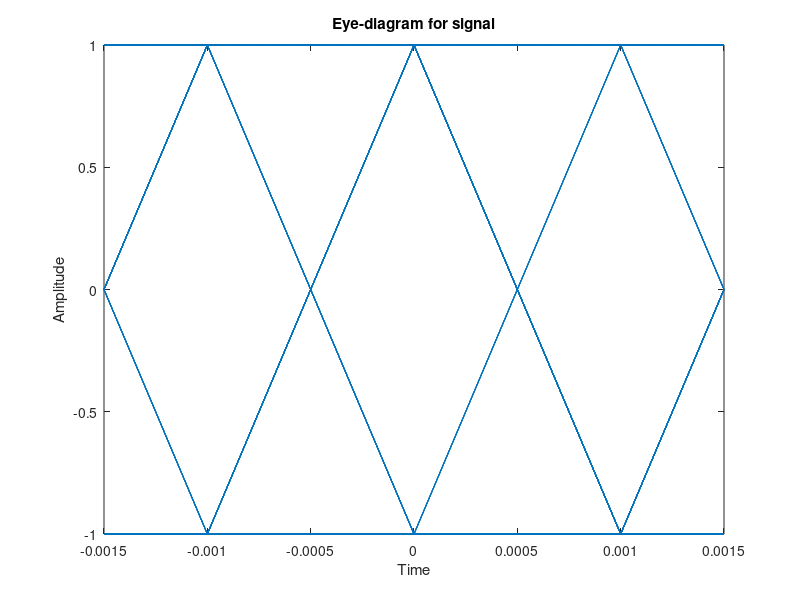
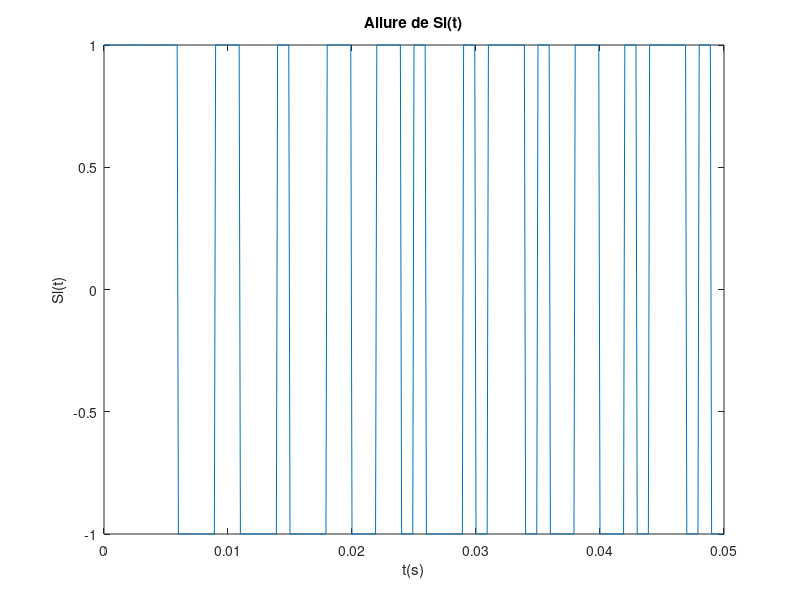
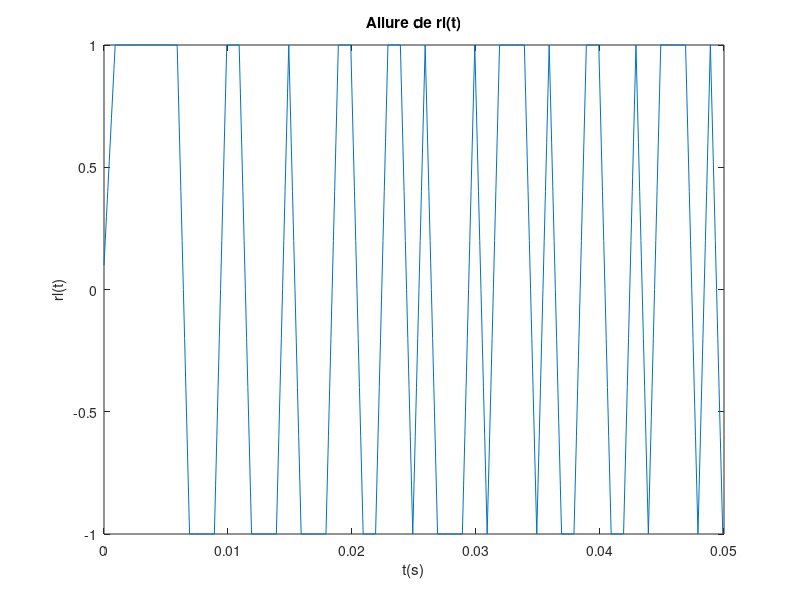
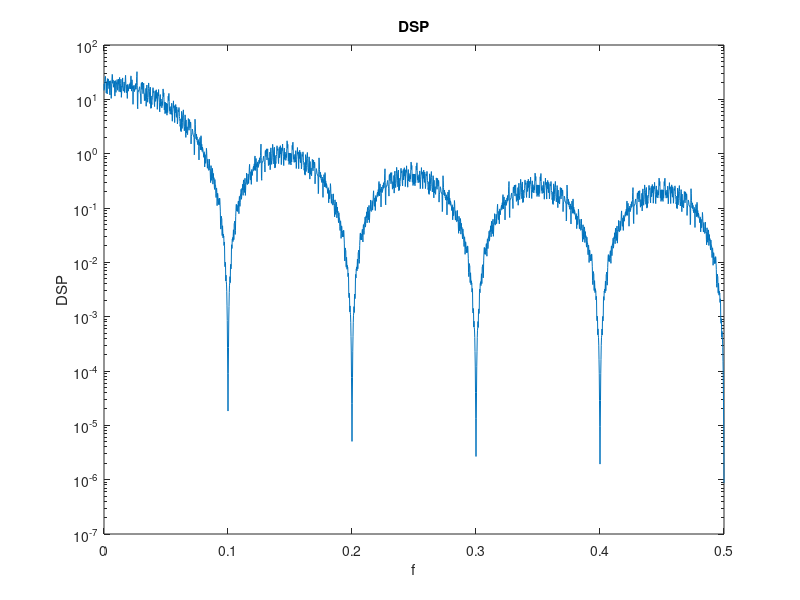

MATLAB code for these plots, in order:
%% Safae OUAJIH
clear;      % Efface  les  variables  de l'environnement  de travail

close  all; % Ferme  les  figures  ouvertes

clc;         % Efface  la  console



%% Initialisation  des  parametres
fe = 1e4; % Fréquence d’échantillonnage
Te = 1/fe; % Période d’échantillonnage
Ns=5000; % nombre de symboles par paquet
Ts = 1e-3 ;% Temps symbole
Fse = Ts/Te ;% Facteur de upsampling
fs =1/Ts; % Fréquence symbole
f0 = 2500;
A = 1 % creation du symbole A, fixe à 1.

%% Emetteur
    %% generation signal binaire
    Sb = randi([0,1],1,Ns); % initialisation du signal a emettre
    %% Bit => Symbole 
    for i = 1:Ns %pour chaque valeur du signal dans le tableau
        if Sb(i) == 1 % si la valeur du bit est egal a 1
            Ss(i) = A; % on associe le symbole +A
        else % sinon
            Ss(i) = -A; % on associe le symbole -A
        end
    end

    Ssu=upsample(Ss,Fse);
    g(1:1:10)=1; % on remplace les dix premiers zeros par des 1 pour obtenir l'expression du filtre de mise en forme
    Sl = conv(g, Ssu); % le signal Sl est la convolution entre le flitre de mise en forme et le signal de sortie de l'emetteur.   
%% Recepteur
ga= g; % ga(t) = g*(Tg - t)
rl = conv(ga, Sl); % le signal Sl est le resultat de la convolution entre le signal recu et le filtre de reception.
rl = rl/10;% on remet le signal a niveau (celui-ci etant monte en valeur lors des convolutions)
rl2 = rl(1:Fse:length(rl)); % Down sampling

% decision 
for i = 1:Ns %pour chaque valeur dans le tableau rl2
 if rl2(i) <= 0 %si cette valeur est plus petite que 0
   An(i) = -A; %on associe le symbole -A
 else %sinon
   An(i) = A; %on associe le symbole +A
 end
end

%symbole vers bits
for i = 1:Ns % pour chaque symbole dans le tableau
 if An(i) == A % si le symbole est A
   Sb2(i) = 1; % le bit correspondant est 1
 elseif An(i) == -A % sinon si le symbole est -A
   Sb2(i) = 0; % le bit correspondant est 0
 end
end

%calcul du taux d'erreur binaire
nbr_err = 0;
for i = 1:Ns % pour chaque symbole
  if Sb(i) ~= Sb2(i)
    nbr_err=nbr_err+1;
  end  
end
TEB = nbr_err/Ns;

%% Affichage  des  resultats
     eyediagram(rl(Fse:1000),3*Fse,3*Ts);
     t=0:Te:(50*Ts-Te);
    
     figure
     plot(t,Sl(1:500))
     title('Allure de Sl(t)');
     xlabel('t(s)');
     ylabel('Sl(t)');
     
     figure;
     plot(t,rl(1:500))
     title('Allure de rl(t)');
     xlabel('t(s)');
     ylabel('rl(t)');
     
          figure;
     plot(t,Ss(1:500))
     title('Allure de Ss(t)');
     xlabel('t(s)');
     ylabel('Ss(t)');
     
        [DSP_e,f] = pwelch(Sl,Ns);
        semilogy(f,abs(DSP_e));
        title('DSP');
        xlabel('f');
        ylabel('DSP');
